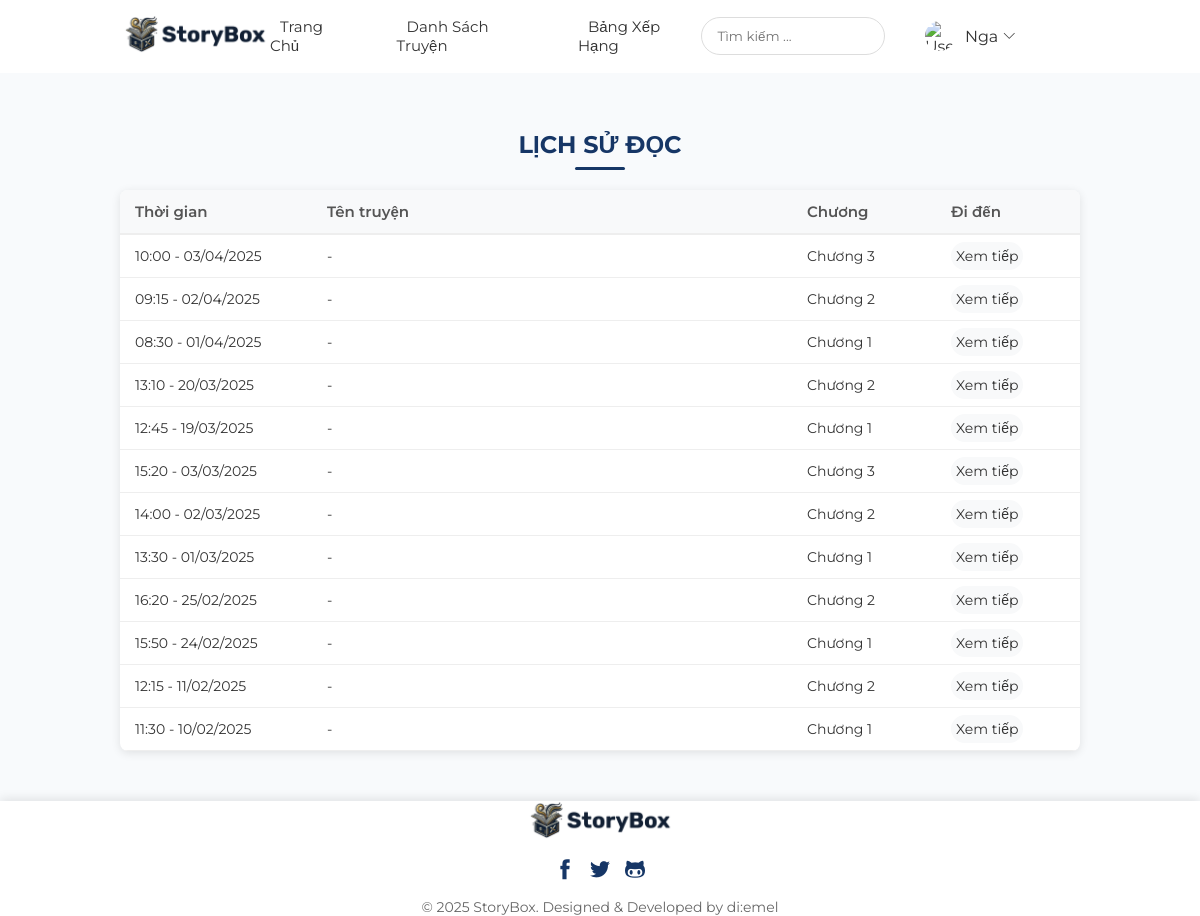
The app's page /StoryBox/history.php (signed in) with its own data.
### tables this page shows
CREATE TABLE reading_history (
    history_id INT AUTO_INCREMENT PRIMARY KEY,
    user_id INT NOT NULL,
    chapter_id INT NOT NULL,
    story_id INT NOT NULL,
    last_read_at TIMESTAMP DEFAULT CURRENT_TIMESTAMP,
    progress FLOAT DEFAULT 0,
    FOREIGN KEY (user_id) REFERENCES users(user_id) ON DELETE CASCADE,
    FOREIGN KEY (chapter_id) REFERENCES chapters(chapter_id) ON DELETE CASCADE,
    FOREIGN KEY (story_id) REFERENCES stories(story_id) ON DELETE CASCADE,
    UNIQUE KEY uk_user_chapter_history (user_id, chapter_id),
    INDEX idx_history_user (user_id),
    INDEX idx_history_story (story_id),
    INDEX idx_history_chapter (chapter_id),
    INDEX idx_history_last_read (last_read_at)
);

CREATE TABLE chapters (
    chapter_id INT AUTO_INCREMENT PRIMARY KEY,
    story_id INT NOT NULL,
    chapter_number INT NOT NULL,
    title VARCHAR(255),
    content LONGTEXT NOT NULL,
    view_count INT DEFAULT 0,
    created_at TIMESTAMP DEFAULT CURRENT_TIMESTAMP,
    updated_at TIMESTAMP DEFAULT CURRENT_TIMESTAMP ON UPDATE CURRENT_TIMESTAMP,
    FOREIGN KEY (story_id) REFERENCES stories(story_id) ON DELETE CASCADE,
    UNIQUE KEY uk_story_chapter (story_id, chapter_number),
    INDEX idx_chapter_story (story_id),
    INDEX idx_chapter_views (view_count)
);

### StoryBox/history.php (the view, shortened to what this page needs)
<?php
require_once 'config/db_connection.php';
$user_id = $_SESSION['user_id'];
$reading_history = [];
$error = '';
try {
    $history_stmt = $pdo->prepare("SELECT h.*, s.title AS story_title,
                                 c.chapter_number, c.title AS chapter_title,
                                 DATE_FORMAT(h.last_read_at, '%H:%i - %d/%m/%Y') AS formatted_time
                                 FROM reading_history h
                                 LEFT JOIN stories s ON h.story_id = s.story_id
                                 LEFT JOIN chapters c ON h.chapter_id = c.chapter_id
                                 WHERE h.user_id = ?
                                 ORDER BY h.last_read_at DESC
                                 LIMIT 50");
    $history_stmt->execute([$user_id]);
    $reading_history = $history_stmt->fetchAll(PDO::FETCH_ASSOC);
} catch (PDOException $e) {
    error_log("Database error in history.php: " . $e->getMessage());
    $error = 'Đã xảy ra lỗi khi tải lịch sử đọc';
}
$user_name = $_SESSION['username'] ?? 'User';
$user_avatar = $_SESSION['avatar'] ?? 'images/user.png';
?>
<!DOCTYPE html>
<html lang="vi">
<head>
    <link rel="stylesheet" href="plugins/themify-icons/themify-icons.css">
    <link href="css/style.css" rel="stylesheet">
</head>
<body>
    <nav id="main-navbar">
        <div id="navbar-brand">
            <a href="index.php">
                <img src="images/logo.png" alt="StoryBox" id="logo">
            </a>
        </div>
        <ul id="navbar-links">
            <li><a href="index.php">Trang Chủ</a></li>
            <li><a href="story-list.php">Danh Sách Truyện</a></li>
            <li><a href="ranking.php">Bảng Xếp Hạng</a></li>
        </ul>
        <form id="search-bar" action="search.php" method="get">
            <div id="search-container">
                <input type="search" name="s" placeholder="Tìm kiếm ..." required>
            </div>
        </form>
        <div id="user-info" class="dropdown">
            <div class="dropdown-toggle" id="userDropdown">
                <img id="user-avatar" src="<?= htmlspecialchars($user_avatar) ?>" alt="User Avatar">
                <span id="user-name"><?= htmlspecialchars($user_name) ?></span>
                <i class="ti-angle-down"></i>
            </div>
        </div>
    </nav>
    <main id="main-content">
        <h2 id="list-title">LỊCH SỬ ĐỌC</h2>
        <?php if ($error): ?>
            <div class="error-message"><?= htmlspecialchars($error) ?></div>
        <?php elseif (empty($reading_history)): ?>
            <p>Bạn chưa có lịch sử đọc truyện nào</p>
        <?php else: ?>
            <div id="table-container">
                <table>
                    <thead>
                        <tr>
                            <th>Thời gian</th>
                            <th>Tên truyện</th>
                            <th>Chương</th>
                            <th>Đi đến</th>
                        </tr>
                    </thead>
                    <tbody>
                        <?php foreach ($reading_history as $history): ?>
                        <tr>
                            <td><?= htmlspecialchars($history['formatted_time']) ?></td>
                            <td><?= !empty($history['story_title']) ? htmlspecialchars($history['story_title']) : '-' ?></td>
                            <td>
                                <?php if (!empty($history['chapter_number'])): ?>
                                    Chương <?= $history['chapter_number'] ?>
                                <?php else: ?>
                                    -
                                <?php endif; ?>
                            </td>
                            <td>
                                <?php if (!empty($history['chapter_id'])): ?>
                                    <a href="chapter.php?id=<?= $history['chapter_id'] ?>">Xem tiếp</a>
                                <?php elseif (!empty($history['story_id'])): ?>
                                    <a href="story-detail.php?id=<?= $history['story_id'] ?>">Xem tiếp</a>
                                <?php else: ?>
                                    <a href="story-list.php">Xem tiếp</a>
                                <?php endif; ?>
                            </td>
                        </tr>
                        <?php endforeach; ?>
                    </tbody>
                </table>
            </div>
        <?php endif; ?>
    </main>
    <footer id="main-footer">
        <div id="footer-logo">
            <img src="images/logo.png" alt="StoryBox">
        </div>
        <div id="social-icons">
            <a href="#"><i class="ti-facebook"></i></a>
            <a href="#"><i class="ti-twitter-alt"></i></a>
            <a href="#"><i class="ti-github"></i></a>
        </div>
        <div id="footer-bottom">
            <p>© 2025 StoryBox. Designed & Developed by <a href="https://www.instagram.com/dyemel.204/">di:emel</a></p>
        </div>
    </footer>
</body>
</html>

### StoryBox/css/style.css (style rules this page uses)
* { margin: 0; padding: 0; box-sizing: border-box; font-family: "Montserrat", sans-serif; }
body { background-color: #f8fafc; color: #333; padding-top: 80px; }
main { min-height: calc(100vh - 200px); }
a { text-decoration: none; color: #333; }
#main-navbar { display: flex; justify-content: space-between; align-items: center; padding: 15px 10%; background: white; transition: all 0.3s ease-in-out; position: fixed; width: 100%; top: 0; left: 0; z-index: 1000; transition: box-shadow 0.3s ease-in-out; }
#navbar-brand #logo { width: 150px; }
#navbar-links { list-style: none; margin: 0 auto; display: flex; gap: 40px; }
#navbar-links a { color: #333; text-decoration: none; font-size: 15px; transition: color 0.3s; padding: 10px; position: relative; }
#search-bar { width: 200px; margin-right: 30px; }
#search-container { position: relative; display: flex; align-items: center; }
#search-container input { width: 100%; padding: 10px 15px; border: 1px solid #ddd; border-radius: 20px; outline: none; transition: all 0.3s; }
#user-info { display: flex; align-items: center; width: 180px; }
#user-avatar { width: 30px; height: 30px; border-radius: 50%; margin-right: 10px; }
.dropdown { position: relative; display: inline-block; }
.dropdown-toggle { display: flex; align-items: center; cursor: pointer; padding: 5px 10px; border-radius: 4px; transition: background 0.3s; }
.dropdown-toggle i { margin-left: 5px; font-size: 12px; }
#main-content { padding: 50px 10%; }
#featured-title, #list-title { color: #163666; font-size: 24px; font-weight: bold; text-transform: uppercase; text-align: center; margin-bottom: 20px; position: relative; }
#featured-title::after, #updates-title::after, #list-title::after { content: ""; width: 50px; height: 3px; background: #163666; display: block; margin: 8px auto 0; border-radius: 2px; }
#table-container { background-color: white; border-radius: 8px; box-shadow: 0 2px 10px rgba(0, 0, 0, 0.1); overflow: hidden; }
table { width: 100%; border-collapse: collapse; }
#table-container th:nth-child(1) { width: 20%; }
#table-container th:nth-child(2) { width: 50%; }
#table-container th:nth-child(3) { width: 15%; }
#table-container th:nth-child(4) { width: 15%; }
th { text-align: left; padding: 12px 15px; background: #f8f9fa; font-weight: 600; color: #555; border-bottom: 2px solid #eee; font-size: 15px; }
td { padding: 12px 15px; vertical-align: middle; color: #333; font-size: 14px; border-bottom: 1px solid #eee; word-wrap: break-word; }
#table-container a { text-decoration: none; background-color: #f8f9fa; border-radius: 20px; padding: 5px; color: #333; font-size: 14px; }
#main-footer { max-height: 200px; background: white; text-align: center; box-shadow: 0px -2px 10px rgba(0, 0, 0, 0.1); }
#footer-logo img { width: 150px; margin-bottom: 15px; }
#footer-bottom { font-size: 14px; color: #666; margin-top: 15px; }
#footer-bottom a { text-decoration: none; color: #666; transition: color 0.3s; }
#social-icons { display: flex; justify-content: center; gap: 15px; margin-bottom: 15px; }
#social-icons a { font-size: 20px; color: #163666; transition: color 0.3s; }

### records on screen
reading_history: formatted_time "10:00 - 03/04/2025", chapter.chapter_number "3"
reading_history: formatted_time "09:15 - 02/04/2025", chapter.chapter_number "2"
reading_history: formatted_time "08:30 - 01/04/2025", chapter.chapter_number "1"
reading_history: formatted_time "13:10 - 20/03/2025", chapter.chapter_number "2"
reading_history: formatted_time "12:45 - 19/03/2025", chapter.chapter_number "1"
reading_history: formatted_time "15:20 - 03/03/2025", chapter.chapter_number "3"
reading_history: formatted_time "14:00 - 02/03/2025", chapter.chapter_number "2"
reading_history: formatted_time "13:30 - 01/03/2025", chapter.chapter_number "1"
reading_history: formatted_time "16:20 - 25/02/2025", chapter.chapter_number "2"
reading_history: formatted_time "15:50 - 24/02/2025", chapter.chapter_number "1"
reading_history: formatted_time "12:15 - 11/02/2025", chapter.chapter_number "2"
reading_history: formatted_time "11:30 - 10/02/2025", chapter.chapter_number "1"

### other values on screen
$user_name "Nga"
